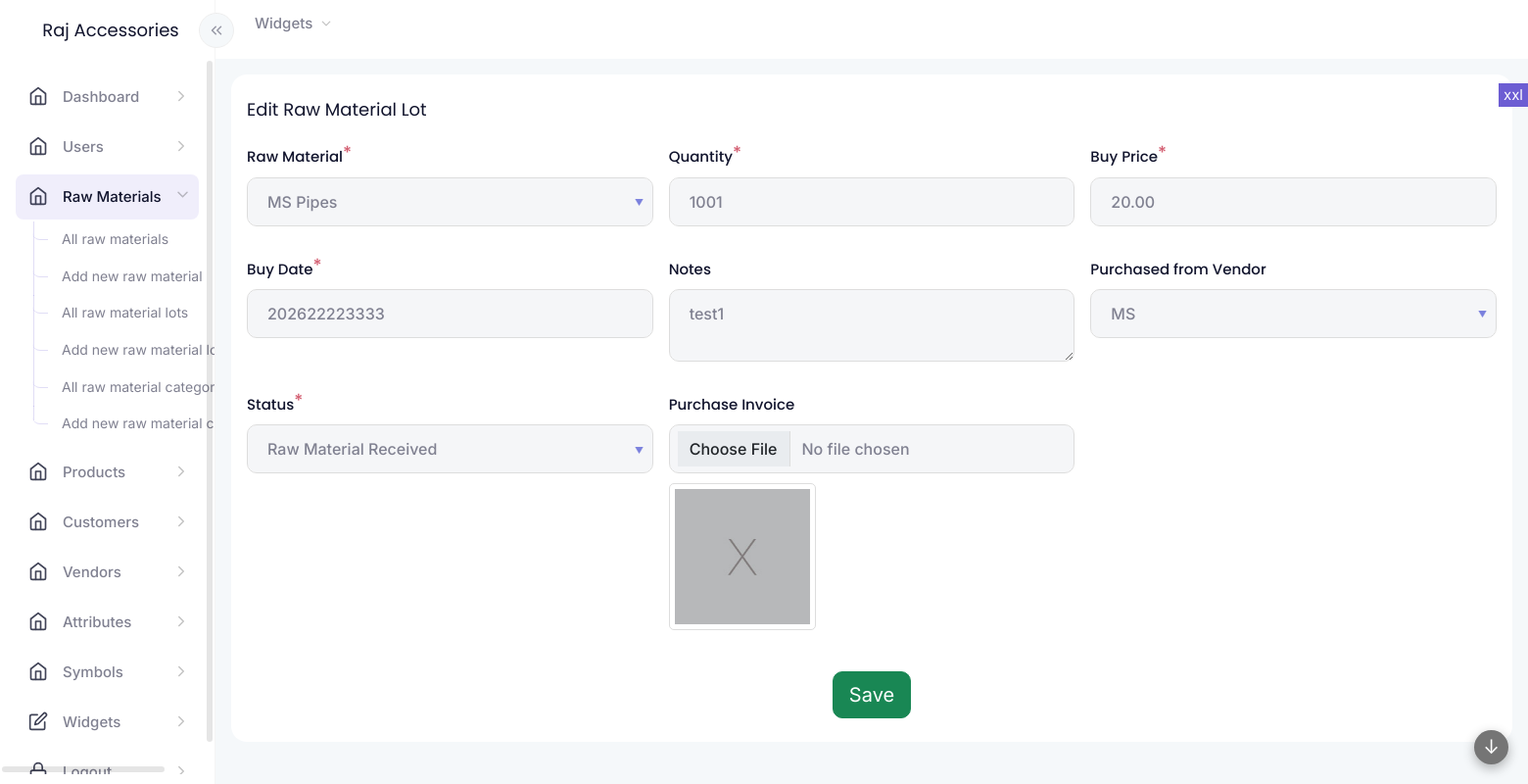
/modules/raw_material_lots/raw_material_lot-form.php?id=1 (signed in), run on the app's committed database.
### tables this page shows
CREATE TABLE IF NOT EXISTS `raw_material_lots` (
  `id` int NOT NULL AUTO_INCREMENT,
  `raw_material` int NOT NULL,
  `quantity` int NOT NULL,
  `notes` text,
  `status` varchar(255) NOT NULL,
  `purchase_invoice` int DEFAULT NULL,
  `updated` int NOT NULL,
  `vendor` int DEFAULT NULL,
  `buy_price` decimal(10,2) DEFAULT NULL,
  `buy_date` bigint DEFAULT NULL,
  PRIMARY KEY (`id`)
);

### common/functions.php (the view, shortened to what this page needs)
<?php
function widget_start($title = "", $class = "", $widget_title_class = "", $widget_wrapper_class = "", $options = "", $widget_options_class = "")
{
    echo '<div class="widgetwrapper col d-flex align-items-start  px-2 py-0 ' . $class . ' ">
 <div class="widget container-fluid py-4 px-3 overhide ' . $widget_wrapper_class . '">';
    if ($title != "") {
        echo "<div class='widget-title " . $widget_title_class . "'>";
        echo $title;
        echo "</div>";
    }
}
function widget_end()
{
    echo "</div>
 </div>";
}
?>
<?php
function form_field($vars, $data)
{
    $s = "";
    if ($vars["type"] == "submit") {
        $s = '<div class="' . $vars["class"] . '">';
        $s .= '<input type="submit" name="' . $vars["key"] . '" value="' . $vars["name"] . '" class="btn btn-success btn-lg">';
        $s .= '</div>';
    }
    else {
        $show_as_field = true;
        if ($show_as_field) {
            $s = '<div class="' . $vars["class"] . '"><label for="' . $vars["key"] . '" class="form-label">' . $vars["name"] . '';
            $required = (isset($vars["required"]) && $vars["required"] == true) ? true : false;
            if ($required) {
                $s .= '<sup>*</sup>';
            }
            $s .= '</label>';
        }
        if ($vars["type"] == "text") {
            $s .= '<input type="text" class="form-control" name="' . $vars["key"] . '" id="' . $vars["key"] . '" value="' . get_value($data, $vars["key"]) . '" ' . ($required ? "required" : "") . '>';
            $s .= '<div class="invalid-feedback">Incorrect ' . $vars["name"] . ' value</div>';
        }
        else if ($vars["type"] == "hidden") {
            $s .= '<input type="hidden" class="form-control" name="' . $vars["key"] . '" id="' . $vars["key"] . '" value="' . get_value($data, $vars["key"]) . '" ' . '>';
        }
        else if ($vars["type"] == "textarea") {
            $s .= '<textarea class="form-control" name="' . $vars["key"] . '" id="' . $vars["key"] . '" ' . ($required ? "required" : "") . '>' . get_value($data, $vars["key"]) . '</textarea>';
            $s .= '<div class="invalid-feedback">Incorrect ' . $vars["name"] . ' value</div>';
        }
        else if ($vars["type"] == "number") {
            $s .= '<input type="number" class="form-control" name="' . $vars["key"] . '" id="' . $vars["key"] . '" value="' . get_value($data, $vars["key"]) . '" ' . ($required ? "required" : "") . '>';
            $s .= '<div class="invalid-feedback">Incorrect ' . $vars["name"] . ' value</div>';
        }
        else if ($vars["type"] == "select") {
            $s .= '<select class="form-control" readonly name="' . $vars["key"] . '" id="' . $vars["key"] . '" ' . ($required ? "required" : "") . '>';
            $sel = get_value($data, $vars["key"]);
            $s .= select_options($vars["options"], $sel);
            $s .= '</select><div class="invalid-feedback">Incorrect ' . $vars["name"] . ' value</div>';
        }
        else if ($vars["type"] == "image-file") {
            $s .= '<input type="file" class="form-control" name="' . $vars["key"] . '" id="' . $vars["key"] . '" ' . ($required ? "required" : "") . '>';
            $s .= '<div class="invalid-feedback">Invalid ' . $vars["name"] . '</div>';
            if (isset($data[$vars["key"]])) {
                if (is_array($data[$vars["key"]]) && isset($data[$vars["key"]][0])) {
                    $imgarr = $data[$vars["key"]][0];
                    if (isset($vars["display_size"]) && $vars["display_size"] != "") {
                        $imgpath = isset($imgarr[$vars["display_size"]]) ? $imgarr[$vars["display_size"]] : $imgarr["thumb"];
                        if(file_exists(ROOT_DIR . "/" . $imgpath)){
                            $s .= "<img src='" . ROOT_PATH . "/" . $imgpath . "' class='form-imgbox'>";
                        } else {
                            $s .= "<img src='" . ROOT_PATH . "/assets/images/notfound.jpg' class='form-imgbox'>";
                        }
                    }
                }
            }
        }
        if ($show_as_field) {
            $s .= '</div>';
        }
    }
    return $s;
}
function module_get_data($table, $id)
{
    $data = [];
    $data['mode'] = 'new';
    if ($id != "") {
        $get = get_data($table, 'WHERE id=' . $id . '', '*');
        if (sizeof($get) > 0) {
            $data = $get[0];
        }
        $data['mode'] = 'update';
    }
    return $data;
}
function fetch_data($vars)
{
    global $conn;
    $table = $vars["table"];
    $cols = $vars["columns"];
    $order = $vars["order"];
    $limit = $vars["limit"];
    $condition = $vars["condition"];
    if ($condition != "") {
        $condition = " WHERE " . $condition;
    }
    if (trim($order) != '') {
        if (strpos($order, " DESC") !== false || strpos($order, " ASC") !== false) {
            $order = ' ORDER BY ' . trim($order) . ' ';
        } else {
            $order = ' ORDER BY ' . trim($order) . ' ASC ';
        }
    }
    $ret = [];
    $sql = ' SELECT ' . $cols . ' FROM ' . $table . ' ' . $condition . ' ' . $order . ' ' . $limit . ' ';
    $querystr = $conn->query($sql);
    $totrows = mysqli_num_rows($querystr);
    if ($totrows > 0) {
        $inc = 0;
        while ($result = mysqli_fetch_object($querystr)) {
            foreach ($result as $key => $value) {
                $ret[$inc][$key] = $value;
            }
            $inc = $inc + 1;
        }
    }
    return $ret;
}

### assets/css/variables.css (style rules this page uses)
:root { --primary-color: #6c5dd3; --accent1-color: #5dc1d3; --accent2-color: #d3845d; --accent3-color: #5dd3be; --success-color: #31a766; --warning-color: #d3be5d; --danger-color: #d35d70; --info-color: #5d97d3; --bs-primary-rgb: 108,93,211; --bs-accent1-rgb: 93,193,211; --bs-accent2-rgb: 211,132,93; --bs-accent3-rgb: 93,211,190; --bs-success-rgb: 49, 167, 102; --bs-warning-rgb: 211,190,93; --bs-danger-rgb: 211,93,112; --bs-info-rgb: 93,151,211; --primary-color-10: #f0eefb; --bg-color: #f5f8fa; --heading-color: #11142d; --large-heading-color: #323552; --heading-font: 'Poppins', sans-serif; --text-color: #808191; --text-font: 'Inter', sans-serif; --br: 16px; --lightgrey-color: #bdbdbd; --form-bg: #f5f6f8; --widget-bg-color: #ffffff; --widget-border-color: transparent; }

### assets/css/layout.css (style rules this page uses)
:root { --side-nav-width: 220px; }

### assets/css/style.css (style rules this page uses)
body { min-height: 100vh; min-height: -webkit-fill-available; }
html { height: -webkit-fill-available; }
body { min-width: 375px; font-family: var(--text-font); font-size: 15px; line-height: 1.618; -webkit-font-smoothing: antialiased; -moz-osx-font-smoothing: grayscale; color: var(--text-color); background-color: var(--bg-color); overflow: hidden; max-width: 100%; width: 100%; }
.widget-title { font-family: var(--heading-font); font-size: 18px; line-height: 1.33333; color: var(--heading-color); margin-bottom: 0px; float: left; }
.overhide { overflow: hidden; }
.widget { background-color: var(--widget-bg-color); border-radius: var(--br); border-color: var(--widget-border-color); }
.form-imgbox { height: 150px; width: auto; display: inline-block; border: 1px solid #ddd; border-radius: 5px; padding: 5px; margin: 10px 0; }

### assets/css/form.css (style rules this page uses)
.form-label sup { color: var(--danger-color); font-size: 18px; position: relative; top: -3px; }
.form-select, .form-control { border: 1px solid #dddddd; background-color: var(--form-bg); padding: 12px 20px; border-radius: 10px; color: var(--text-color); font-weight: 500; }
.form-label { font-weight: 500; color: var(--heading-color); font-family: var(--heading-font); }
.btn { border-radius: 10px; }
.form-control[readonly] { background-color: var(--form-bg); }
select.form-control { background-image: url(../images/sort_desc.png) !important; background-repeat: no-repeat; background-position: 99% 40%; }

### data on the page
raw_material_lots: quantity "1001", buy_price "20.00", buy_date "202622223333", notes "test1"

### other printed values
$title "Edit Raw Material Lot"
$vars["name"] "Raw Material Quantity Buy Price Buy Date Notes Purchased from Vendor Status Purchase Invoice"
form field raw_material "MS Pipes"
form field vendor "MS"
form field status "Raw Material Received"
